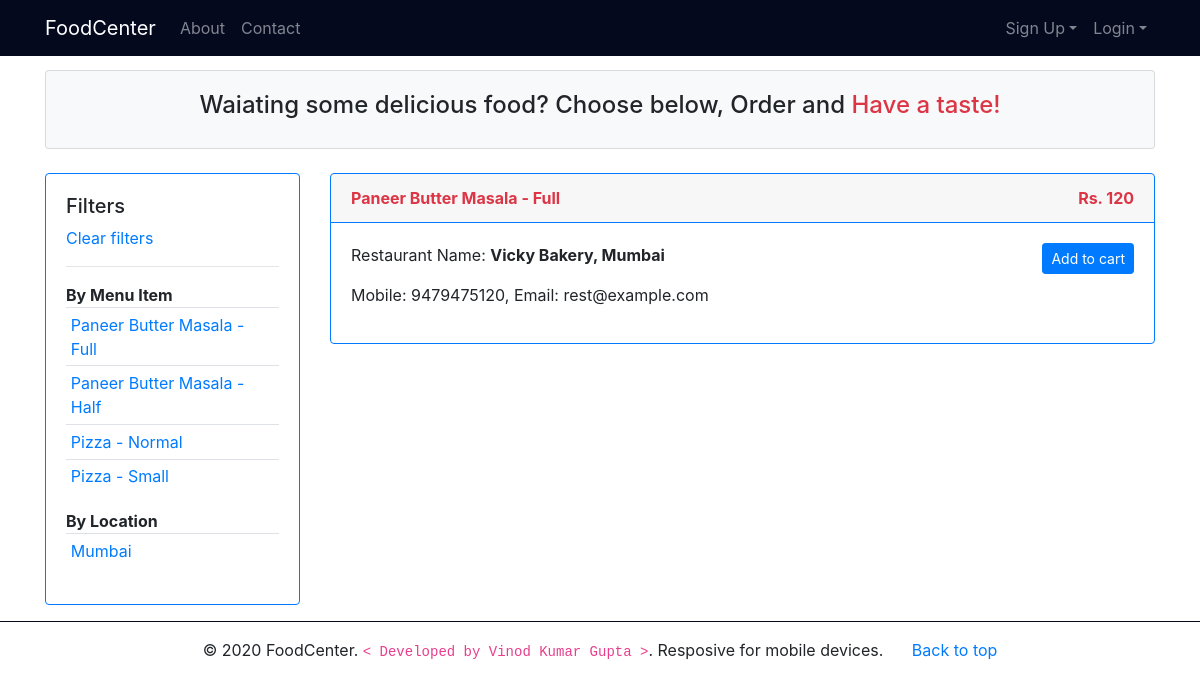
The app's page /products.php?item_name=Paneer Butter Masala - Full, older data.
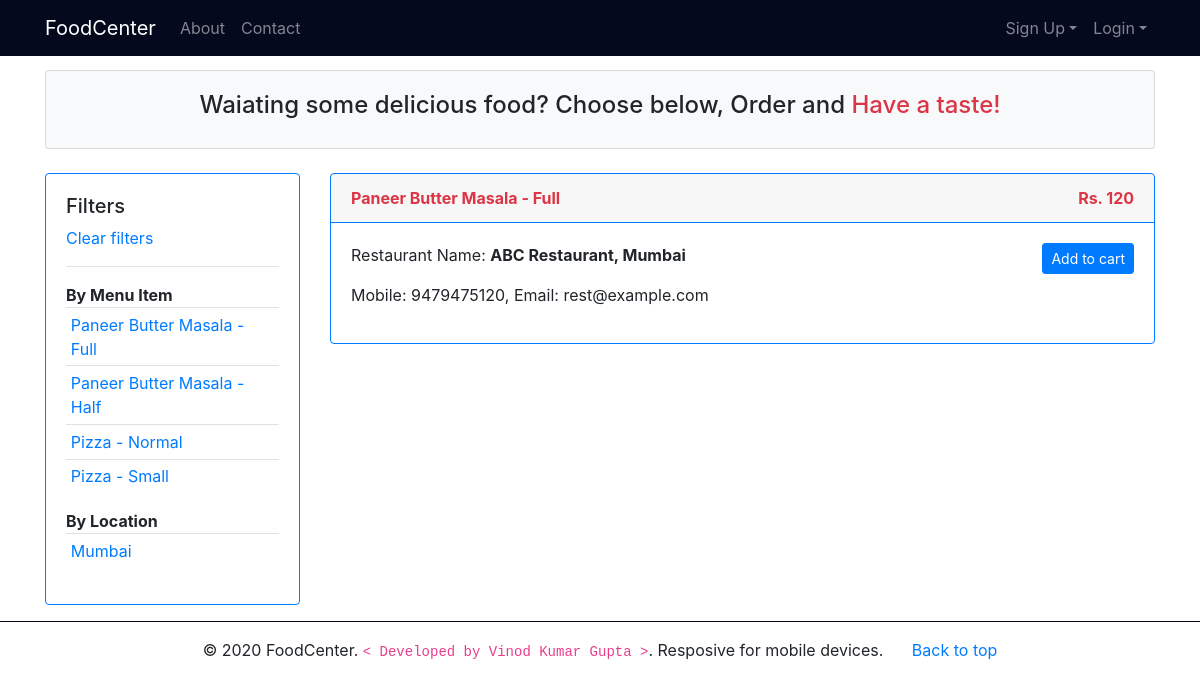
The same page, newer data.
### tables this page shows
CREATE TABLE `menu_items` (
  `item_id` int(11) NOT NULL,
  `rest_id` int(11) NOT NULL,
  `item_name` varchar(30) NOT NULL,
  `item_price` float NOT NULL
);

CREATE TABLE `restaurants` (
  `rest_id` int(11) NOT NULL,
  `rest_name` varchar(100) NOT NULL,
  `rest_mobile` varchar(15) NOT NULL,
  `rest_email` varchar(50) NOT NULL,
  `rest_addr` varchar(200) NOT NULL,
  `rest_city` varchar(50) NOT NULL,
  `rest_password_hash` varchar(50) NOT NULL
);

### products.php (the view, shortened to what the changed rows need)
<?php
include_once('includes/db_con.php');
if(isset($_GET['city'])){
    $city = filter_input(INPUT_GET, "city", FILTER_SANITIZE_STRING);
    $stmt = $con->prepare("Select * from menu_items m,restaurants r where r.rest_city = ?");
    $stmt->bind_param("s",$city);
} elseif(isset($_GET['item_name'])){
    $item_name = filter_input(INPUT_GET, "item_name", FILTER_SANITIZE_STRING);
    $stmt = $con->prepare("Select * from menu_items m,restaurants r where m.item_name = ?");
    $stmt->bind_param("s",$item_name);
} else {
    $stmt = $con->prepare("Select * from menu_items, restaurants");
}
if($stmt->execute()){
    $result = $stmt->get_result();
} else {
    die("Unknown Error!");
}
?>
<!DOCTYPE html>
<html>
<head>
    <link rel="stylesheet" href="css/bootstrap.min.css">
    <link rel="stylesheet" href="css/font-awesome.min.css">
    <link rel="stylesheet" href="css/custom.css">
</head>
<body>
    <section class="container">
        <br>
        <div class="row">
            <div class="col-md-9">
                <?php
                if($result->num_rows == 0){
                    echo "No Items :(";
                } else {
                    while($row = $result->fetch_assoc()){ ?>
                <div class="card border-primary">
                    <div class="card-header border-primary text-danger">
                        <b>
                            <?php echo $row['item_name']; ?>
                            <span class="float-right">
                                <?php echo "Rs. ".$row['item_price']; ?>
                            </span>
                        </b>
                    </div>
                    <div class="card-body">
                        <div class="float-left">
                            <p>Restaurant Name: <b><?php echo $row['rest_name'].", ".$row['rest_city']; ?></b></p>
                            <p>
                                Mobile: <?php echo $row['rest_mobile']; ?>,
                                Email: <?php echo $row['rest_email']; ?>
                            </p>
                        </div>
                        <div class="float-right">
                            <?php if(isset($_SESSION['cust_email'])){
                                $stmt3 = $con->prepare("Select cust_id from customers where cust_email = ?");
                                $stmt3->bind_param("s",$_SESSION['cust_email']);
                                if($stmt3->execute()){
                                    $result3 = $stmt3->get_result();
                                    $row3 = $result3->fetch_assoc();
                                }
                            echo '<a href="add_to_cart.php?item_id='.$row['item_id'].'&ordered_by='.$row3['cust_id'].'&quantity=1&ordered_from='.$row['rest_id'].'"
                                class="btn btn-sm btn-primary">Add to cart </a>';
                             } else { ?>
                            <a href="customer_login.php?type=primary&msg=Login to continue"
                                class="btn btn-sm btn-primary">Add to cart </a>
                            <?php } ?>
                        </div>
                    </div>
                </div>
                <br>
                <?php }}?>
            </div>
        </div>
    </section>
</body>
</html>

Row changes from the older to the newer data that the page shows:
changed through a linked row, menu_items "Paneer Butter Masala - Full": rest.rest_name "Vicky Bakery" → "ABC Restaurant"
